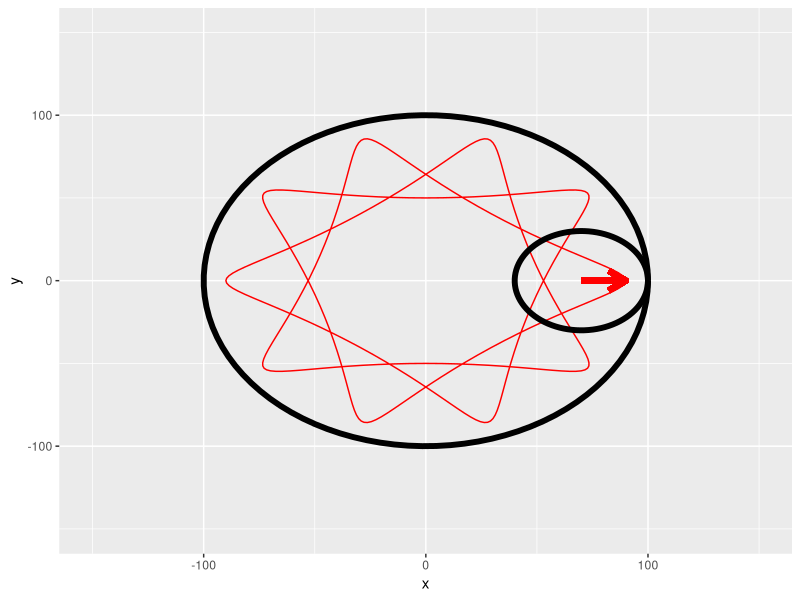

Write the R code that produced this figure.

library(gganimate)
# angle in radians
# draw 2*pi cycles with a point every 1/density radians
calcCycles=100
density =100
defaultTheta <- 2 * pi * seq(0, calcCycles, by = 1/density)
defaultPoints = length(defaultTheta)

circle <- function(cx=0,cy=0,radius = 1, npoints = 100){
  tt <- seq(0,2*pi,length.out = npoints)
  xx <- cx + radius * cos(tt)
  yy <- cy + radius * sin(tt)
  return(data.frame(x = xx, y = yy))
}  


ggoverlayCircles<-function(base.gg,radius1,radius2,px,py,cx,cy,penColor){
  
  c1<-geom_path(data=circle(0,0,radius1),aes(x,y),lwd=2,na.rm=TRUE)
  c2<-geom_path(data=circle(cx,cy,abs(radius2)),aes(x,y),lwd=2,na.rm=TRUE)
  l1<- geom_segment(x = cx, 
                    y = cy, 
                    xend = px, 
                    yend = py,
                    arrow = arrow(length = unit(0.5, "cm")),
                    color=penColor,lwd=2)
  
  return (base.gg + c1+c2+l1)
}

epiTrochoid <-function(r1=100,r2=10,penLoc=10,theta=defaultTheta)  {
  #cyclic Trochoid
  #http://en.wikipedia.org/wiki/epitrochoid
  
  cx <-(r1+r2)*cos(theta)
  x<- cx - penLoc*cos((r1+r2)/r2*theta)
  cy <-(r1+r2)*sin(theta)
  y<- cy - penLoc*sin((r1+r2)/r2*theta)
  return(data.frame(point=1:defaultPoints,x,y,cx,cy))
}

hypoTrochoid <-function(r1=100,r2=-10,penLoc=10,theta=defaultTheta)  {
  #cyclic Trochoid
  #http://en.wikipedia.org/wiki/Hypotrochoid
  # in the user interface we denote hypotrochoid by a negative r2 so flip this sign for the usual formulation
  r2 = -r2
  
  #cx,cy is center of moving ring, x,y is point to plot
  cx <-(r1-r2)*cos(theta)
  x <- cx + penLoc*cos((r1-r2)/r2*theta)
  cy <-(r1-r2)*sin(theta)
  y <- cy - penLoc*sin((r1-r2)/r2*theta)
  return(data.frame(point=1:defaultPoints,x,y,cx,cy))
}

ggplotcTrochoid_A<-function(radius1=100,radius2=20,
                            penLoc=5,max_point=defaultPoints,
                            overlay=TRUE,penColor="black",zoom=FALSE) {
  
  
  if (radius2>0) {
    # rotating ring goes outside stationary ring
    figureType ='Epitrochoid'
    if (radius1==radius2)  figureType="Epicycloid (stationary Ring=Rotating Ring)"
    if (penLoc==radius2)  figureType="Limaçon (Pen Size = Rotating Ring)"      
    if (penLoc==0)  figureType="Circle (Pen Size = 0)"      
    dat<-epiTrochoid(radius1,radius2,penLoc,defaultTheta)
  }
  else {
    # rotating ring goes inside stationary ring
    figureType = 'Hypotrochoid'
    if (radius1==radius2)  figureType="Ellipse (stationary Ring = 2 * Rotating Ring)"
    if (penLoc==radius2)  figureType="Hypocycloid (Pen Size = Rotating Ring)"      
    
    dat<-hypoTrochoid(radius1,radius2,penLoc,defaultTheta)
  } 
  
  # zoom might clip ring visibility but make figure fill plot area
  if (zoom)
    maxRange= max(abs(dat))
  else
    maxRange=radius1+abs(radius2)+penLoc
  
  plotRange=c(-maxRange,maxRange)
  
  t.plot<-ggplot(data=dat[1:max_point,],aes(x=x,y=y))+geom_path(color=penColor)+xlim(plotRange)+ylim(plotRange)
  #plot rotating ring and 'pen' for last point
  point <- max_point
  if (overlay) t.plot <- ggoverlayCircles(t.plot,radius1,radius2,
                                          px =dat[point,]$x,
                                          py =dat[point,]$y,
                                          cx =dat[point,]$cx,
                                          cy =dat[point,]$cy,
                                          penColor)
  # t.plot <- t.plot + transition_manual(point,cumulative = TRUE)
  print(t.plot)
} 

plot_points=301
ggplotcTrochoid_A(radius1=100,radius2=-30,
                  penLoc=20,max_point=plot_points,
                  overlay=TRUE,penColor="red",zoom=FALSE)
